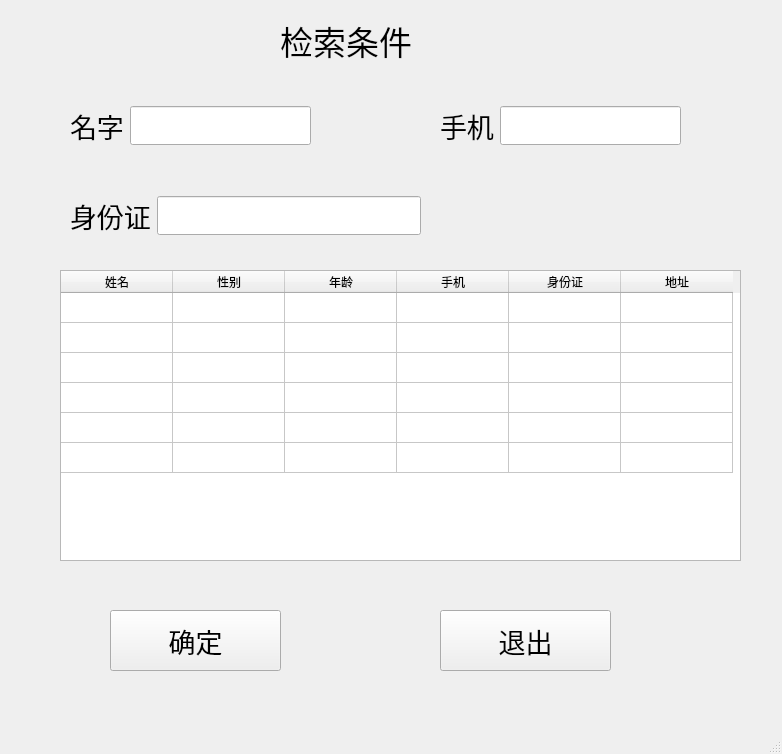
<?xml version="1.0" encoding="UTF-8"?>
<ui version="4.0">
 <class>Inquire</class>
 <widget class="QMainWindow" name="Inquire">
  <property name="geometry">
   <rect>
    <x>0</x>
    <y>0</y>
    <width>782</width>
    <height>754</height>
   </rect>
  </property>
  <property name="windowTitle">
   <string>MainWindow</string>
  </property>
  <widget class="QWidget" name="centralwidget">
   <widget class="QWidget" name="horizontalLayoutWidget">
    <property name="geometry">
     <rect>
      <x>70</x>
      <y>90</y>
      <width>241</width>
      <height>71</height>
     </rect>
    </property>
    <layout class="QHBoxLayout" name="horizontalLayout">
     <item>
      <widget class="QLabel" name="label">
       <property name="font">
        <font>
         <pointsize>20</pointsize>
        </font>
       </property>
       <property name="text">
        <string>名字</string>
       </property>
      </widget>
     </item>
     <item>
      <widget class="QLineEdit" name="lineName">
       <property name="font">
        <font>
         <pointsize>20</pointsize>
        </font>
       </property>
      </widget>
     </item>
    </layout>
   </widget>
   <widget class="QWidget" name="horizontalLayoutWidget_4">
    <property name="geometry">
     <rect>
      <x>440</x>
      <y>90</y>
      <width>241</width>
      <height>71</height>
     </rect>
    </property>
    <layout class="QHBoxLayout" name="horizontalLayout_4">
     <item>
      <widget class="QLabel" name="label_11">
       <property name="font">
        <font>
         <pointsize>20</pointsize>
        </font>
       </property>
       <property name="text">
        <string>手机</string>
       </property>
      </widget>
     </item>
     <item>
      <widget class="QLineEdit" name="linePhone">
       <property name="font">
        <font>
         <pointsize>20</pointsize>
        </font>
       </property>
      </widget>
     </item>
    </layout>
   </widget>
   <widget class="QWidget" name="horizontalLayoutWidget_6">
    <property name="geometry">
     <rect>
      <x>70</x>
      <y>180</y>
      <width>351</width>
      <height>71</height>
     </rect>
    </property>
    <layout class="QHBoxLayout" name="horizontalLayout_6">
     <item>
      <widget class="QLabel" name="label_13">
       <property name="font">
        <font>
         <pointsize>20</pointsize>
        </font>
       </property>
       <property name="text">
        <string>身份证</string>
       </property>
      </widget>
     </item>
     <item>
      <widget class="QLineEdit" name="lineIdcard">
       <property name="font">
        <font>
         <pointsize>20</pointsize>
        </font>
       </property>
      </widget>
     </item>
    </layout>
   </widget>
   <widget class="QLabel" name="label_2">
    <property name="geometry">
     <rect>
      <x>280</x>
      <y>10</y>
      <width>171</width>
      <height>61</height>
     </rect>
    </property>
    <property name="font">
     <font>
      <pointsize>25</pointsize>
     </font>
    </property>
    <property name="text">
     <string>检索条件</string>
    </property>
   </widget>
   <widget class="QPushButton" name="ButtonYes">
    <property name="geometry">
     <rect>
      <x>110</x>
      <y>610</y>
      <width>171</width>
      <height>61</height>
     </rect>
    </property>
    <property name="font">
     <font>
      <pointsize>20</pointsize>
     </font>
    </property>
    <property name="text">
     <string>确定</string>
    </property>
   </widget>
   <widget class="QPushButton" name="ButtonOut">
    <property name="geometry">
     <rect>
      <x>440</x>
      <y>610</y>
      <width>171</width>
      <height>61</height>
     </rect>
    </property>
    <property name="font">
     <font>
      <pointsize>20</pointsize>
     </font>
    </property>
    <property name="text">
     <string>退出</string>
    </property>
   </widget>
   <widget class="QTableWidget" name="tableWidget">
    <property name="enabled">
     <bool>true</bool>
    </property>
    <property name="geometry">
     <rect>
      <x>60</x>
      <y>270</y>
      <width>681</width>
      <height>291</height>
     </rect>
    </property>
    <property name="editTriggers">
     <set>QAbstractItemView::NoEditTriggers</set>
    </property>
    <property name="dragEnabled">
     <bool>false</bool>
    </property>
    <property name="selectionBehavior">
     <enum>QAbstractItemView::SelectRows</enum>
    </property>
    <attribute name="horizontalHeaderDefaultSectionSize">
     <number>112</number>
    </attribute>
    <attribute name="verticalHeaderVisible">
     <bool>false</bool>
    </attribute>
    <attribute name="verticalHeaderCascadingSectionResizes">
     <bool>true</bool>
    </attribute>
    <row>
     <property name="text">
      <string>New Row</string>
     </property>
    </row>
    <row>
     <property name="text">
      <string>New Row</string>
     </property>
    </row>
    <row>
     <property name="text">
      <string>New Row</string>
     </property>
    </row>
    <row>
     <property name="text">
      <string>New Row</string>
     </property>
    </row>
    <row>
     <property name="text">
      <string>New Row</string>
     </property>
    </row>
    <row>
     <property name="text">
      <string>New Row</string>
     </property>
    </row>
    <column>
     <property name="text">
      <string notr="true">姓名</string>
     </property>
    </column>
    <column>
     <property name="text">
      <string>性别</string>
     </property>
    </column>
    <column>
     <property name="text">
      <string>年龄</string>
     </property>
    </column>
    <column>
     <property name="text">
      <string>手机</string>
     </property>
    </column>
    <column>
     <property name="text">
      <string>身份证</string>
     </property>
    </column>
    <column>
     <property name="text">
      <string>地址</string>
     </property>
    </column>
   </widget>
  </widget>
  <widget class="QMenuBar" name="menubar">
   <property name="geometry">
    <rect>
     <x>0</x>
     <y>0</y>
     <width>782</width>
     <height>25</height>
    </rect>
   </property>
  </widget>
  <widget class="QStatusBar" name="statusbar"/>
 </widget>
 <resources/>
 <connections/>
</ui>
